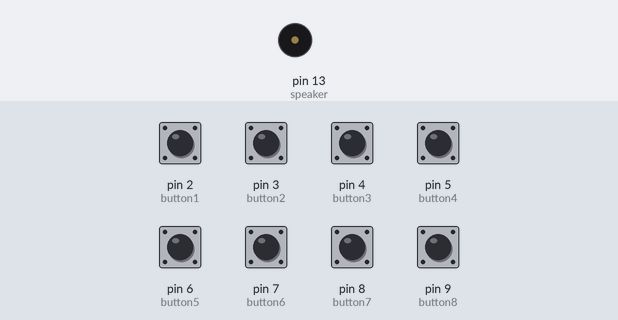
The sketch below on a simulated Arduino Uno, built with avr-gcc and run on an emulated ATmega328P. Parts: buzzer (waves = sounding). Inputs (shaded band) come from the test bench; at power-on: pin 2 (button1), pin 3 (button2), pin 4 (button3), pin 5 (button4), pin 6 (button5), pin 7 (button6), pin 8 (button7), pin 9 (button8) LOW.

Above: at 1.2 s.
1.3 s: pin 2 (button1) pulled HIGH for 0.15 s
At 1.46 s:
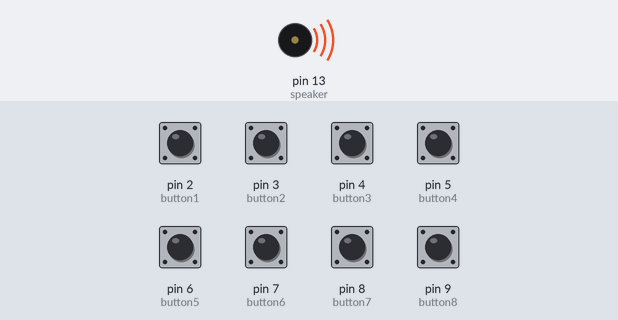
Timing chart, 0 to 4.3 s (numbered marks = the images above; inputs shaded):
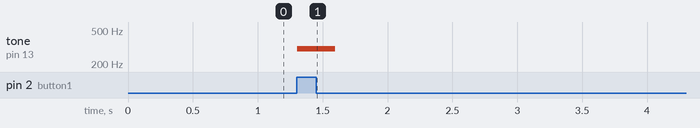

Measured:
- after the input at 1.3 s, tone on pin 13 (speaker): silent → 300 Hz at once, → silent 0.29 s later

The sketch:

Piano.ino
```cpp
int button1 = 2;
int button2 = 3;
int button3 = 4;
int button4 = 5;
int button5 = 6;
int button6 = 7;
int button7 = 8;
int button8 = 9;
int speaker = 13;

void setup()
{
  //declaring button pin as input
  pinMode(button1,INPUT);
  pinMode(button2,INPUT);
  pinMode(button3,INPUT);
  pinMode(button4,INPUT);
  pinMode(button5,INPUT);
  pinMode(button6,INPUT);
  pinMode(button7,INPUT);
  pinMode(button8,INPUT);
  //declaring speaker pin as output
  pinMode(speaker,OUTPUT);

}

void loop()
{
  // reading value from buttons
  int b1 = digitalRead(button1);
  int b2 = digitalRead(button2);
  int b3 = digitalRead(button3);
  int b4 = digitalRead(button4);
  int b5 = digitalRead(button5);
  int b6 = digitalRead(button6);
  int b7 = digitalRead(button7);
  int b8 = digitalRead(button8);

  //condition for each buttons.
  //tone(pin, frequency, duration)

  if( b1 == 1 ){
     tone(speaker,300,150);
  }
    if( b2 == 1 ){
     tone(speaker,400,150);
  }
    if( b3 == 1 ){
     tone(speaker,500,150);
  }
    if( b4 == 1 ){
     tone(speaker,600,150);
  }
    if( b5 == 1 ){
     tone(speaker,700,150);
  }
    if( b6 == 1 ){
     tone(speaker,800,150);
  }
    if( b7 == 1 ){
     tone(speaker,900,150);
  }
    if( b8 == 1 ){
     tone(speaker,1000,150);
  }
  //short dealy for tones
  delay(10);

}
```
